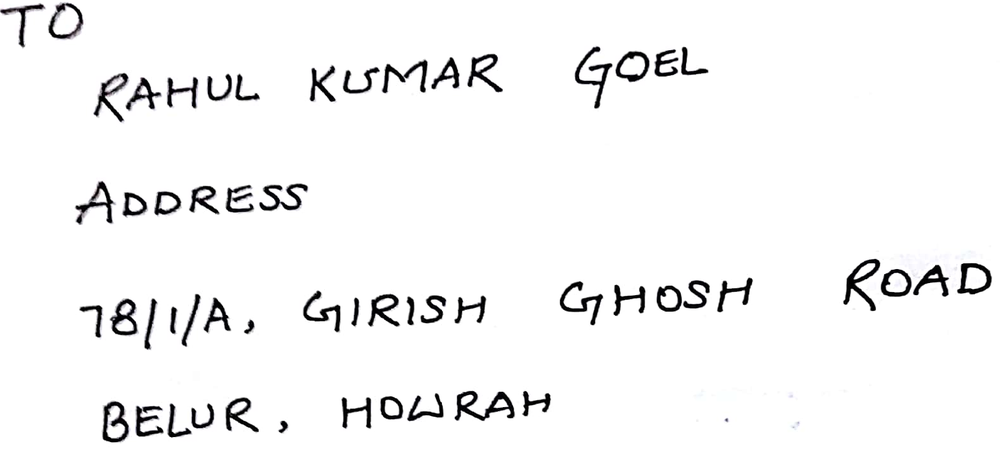
#> input picture test_data/cropped.png, 1000 x 451 px, shrunk from 1573 x 709 before the run
$ python ImageProcessing.py   (older library calls are emulated)
#> lines starting #> are read from the running program, lines starting #| are printed output that depends on the picture; after the words box and inside, x2 and y2 are one past the last pixel; in counts of white or black regions, pixels touching at a corner belong together
# -*- coding: utf-8 -*-
"""
Created on Fri Aug 03 18:56:05 2018

@author: Dell inspiron
"""

import os;
import cv2;
import matplotlib.pyplot as plt;
from matplotlib import path;
import statistics as st
import numpy as np

PATH="C:\\Users\\Dell inspiron\\Desktop\\CurrentWorkingDirectory\\OCR\\test_data"

os.chdir(PATH);
Image=cv2.imread('cropped.png');
#> Image is the input picture: shape (451, 1000, 3); mean B, G, R 245, 244.8, 244.9
I=Image.copy();
g=np.zeros(I.shape);
img = cv2.cvtColor(I,cv2.COLOR_BGR2GRAY)
blur = cv2.GaussianBlur(img,(11,11),0)
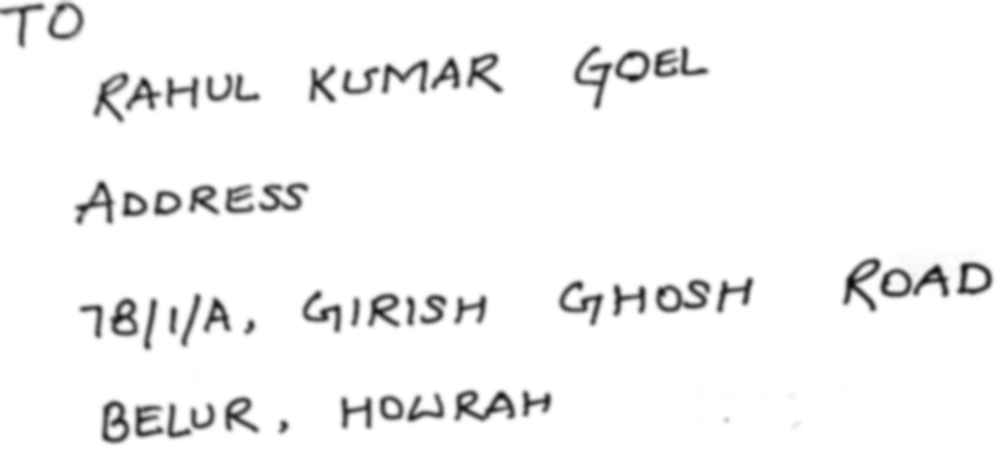
#> blur: shape (451, 1000); min 7, max 255, mean 244.9
th = cv2.adaptiveThreshold(blur,255,cv2.ADAPTIVE_THRESH_GAUSSIAN_C,cv2.THRESH_BINARY,11,2)
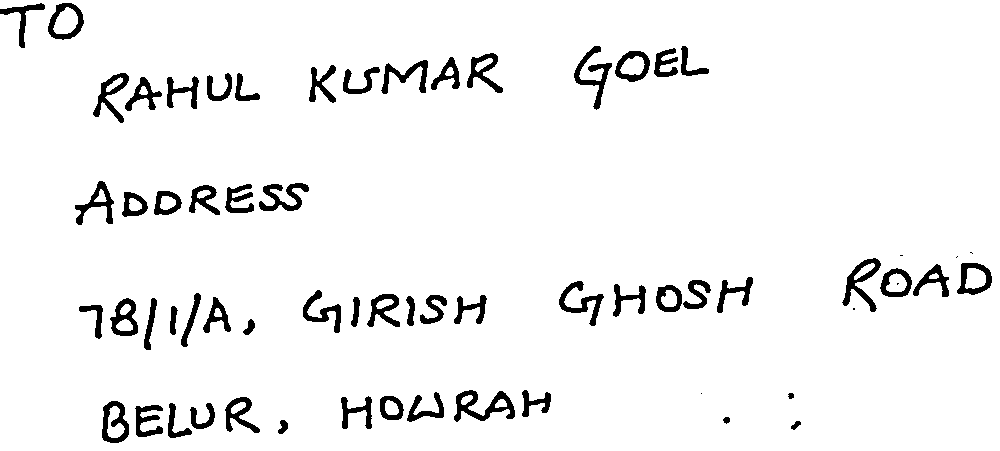
#> th: shape (451, 1000); 94.9% white; 64 black regions (6 under 20 px), largest, box (x1, y1, x2, y2) and area: (454, 390, 515, 422) 808, (842, 258, 881, 312) 688, (574, 46, 612, 110) 685
#plt.imshow(th, cmap=plt.cm.gray)
#plt.show();
img=cv2.bitwise_not(th, th)
#> img: shape (451, 1000); 5.1% white; 64 white regions (6 under 20 px)
#plt.imshow(img, cmap=plt.cm.gray)
#plt.show();

"""G_Image = cv2.cvtColor(Image,cv2.COLOR_BGR2GRAY)
I=Image.copy();
i=Image.copy();
p=PreprocessingEngine(Image)
img=p.getGrayImage();
img=p.reduceNoise();
img=p.eliminateBackground();
image, contours, hierarchy = cv2.findContours(img,cv2.RETR_EXTERNAL,cv2.CHAIN_APPROX_SIMPLE)

#Otsu Thresholding
blur = cv2.GaussianBlur(G_Image,(1,1),0)
ret,th = cv2.threshold(blur,0,255,cv2.THRESH_BINARY_INV+cv2.THRESH_OTSU)
"""
image, contours, hierarchy = cv2.findContours(img,cv2.RETR_EXTERNAL,cv2.CHAIN_APPROX_TC89_KCOS )
#> contours = 63 contours, 6 with area under 20; largest, box (x1, y1, x2, y2) and area: (48, 3, 84, 40) 972, (454, 390, 515, 422) 874, (102, 401, 129, 443) 868, (957, 263, 992, 295) 810, (615, 51, 650, 82) 790
#img = cv2.drawContours(Image, contours, -1, (0,255,0), 3)
count=0
a=list();
areas=list();
width=list();
height=list();
for contour in contours:
        areas.append(cv2.contourArea(contour))
#> this loop made 63 passes
#> contour on passes 12, 17, 39, 40, 41: [[701, 393]], [[854, 308]], [[956, 257]], [[900, 255], [902, 255]], [[970, 252], [972, 253]]
#> after the loop, areas = 63 values, max 971.5 at index 61, min 0 at index 11, mean 372.1

median=st.median(areas)
#> median = 347

def secSortKey(p):
        return p[0]
def sortKey(p):
        return p[1]

for contour in contours:
        # get rectangle bounding contour
        [x, y, w, h] = cv2.boundingRect(contour)
        if h*w>median:
                a.append(contour);
                cv2.rectangle(I, (x, y), (x + w, y + h), (255, 10, 0), 0)
#> this loop made 63 passes
#> (x, y, w, h) on passes 1 to 12: (791, 421, 10, 9), (279, 420, 9, 14), (723, 417, 6, 7), (135, 405, 28, 32), (190, 404, 25, 25), (168, 403, 24, 35), (102, 401, 27, 42), (225, 397, 35, 36), (380, 396, 24, 24), (341, 396, 31, 33), (788, 393, 6, 6), (701, 393, 1, 1)
#> (contour, x, y, w, h) on passes 40 to 41: ([[900, 255], [902, 255]], 900, 255, 3, 1), ([[970, 252], [972, 253]], 970, 252, 3, 2)
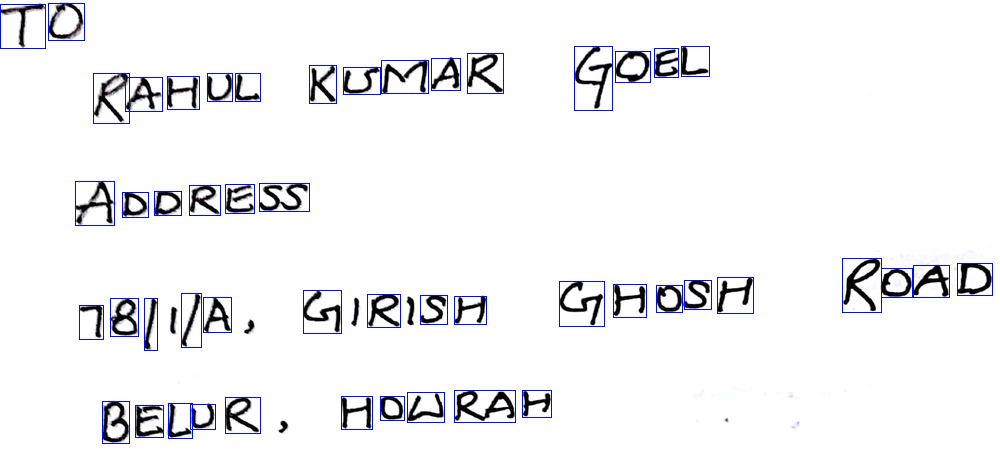
#> I: shape (451, 1000, 3); 1.48% of pixels changed, all inside (x1, y1, x2, y2) = (0, 3, 993, 444)
#> after the loop, a = 50 contours; largest, box (x1, y1, x2, y2) and area: (48, 3, 84, 40) 972, (454, 390, 515, 422) 874, (102, 401, 129, 443) 868, (957, 263, 992, 295) 810, (615, 51, 650, 82) 790

extracted_image=list();
temp=list();
for contour in a:
        [y,x,w,h]=cv2.boundingRect(contour)
        temp.append([x,y,w,h])
#> this loop made 50 passes
#> (y, x, w, h) on passes 1 to 12: (135, 405, 28, 32), (190, 404, 25, 25), (168, 403, 24, 35), (102, 401, 27, 42), (225, 397, 35, 36), (380, 396, 24, 24), (341, 396, 31, 33), (407, 392, 37, 30), (522, 390, 29, 27), (454, 390, 61, 32), (79, 305, 24, 34), (144, 298, 13, 52)
#> after the loop, temp = 50 items, first 6: [405, 135, 28, 32], [404, 190, 25, 25], [403, 168, 24, 35], [401, 102, 27, 42], [397, 225, 35, 36], [396, 380, 24, 24]

temp.sort(key=sortKey)
temp.sort(key=secSortKey)
for elem in temp:
        [x,y,w,h]=elem
        new_image=img[y:y+h, x:x+w]
        extracted_image.append(new_image)
#> this loop made 50 passes
#> (x, y, w, h) on passes 1 to 12: (3, 48, 36, 37), (4, 0, 45, 44), (46, 574, 38, 64), (46, 681, 28, 30), (48, 654, 24, 29), (51, 615, 35, 31), (53, 467, 36, 40), (58, 431, 29, 32), (60, 381, 47, 33), (65, 309, 27, 38), (67, 343, 37, 27), (73, 93, 36, 50)
#> pass 2, `new_image=img[y:y+h, x:x+w]`:
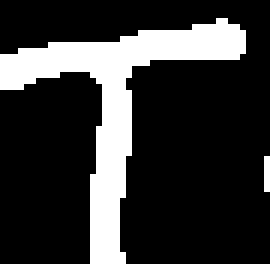
#> new_image: shape (44, 45) (shown 6 times larger); 20.5% white; 2 white regions (1 under 20 px), largest, box (x1, y1, x2, y2) and area: (0, 3, 41, 44) 399
#> after the loop, extracted_image = 50 items

"""new_temp=np.array(temp)
max_width=np.sum(new_temp[::, (0,2)], axis=1).max()
max_height=np.max(new_temp[::, 3])
nearest=max_height*1.4
temp.sort(key=lambda r: (int(nearest*round(float(r[1])/nearest))*max_width+r[0]))
"""
#cv2.imshow('Image', I);
#cv2.waitKey(1000)
#cv2.imwrite('ContourDetected.png', I)


os.chdir("C:\\Users\\Dell inspiron\\Desktop\\CurrentWorkingDirectory\\OCR\\results")

f=open('output.txt');
#> (reads results/output.txt from the repository)
ch=f.read();
i=0;
for e in temp:
        [x,y,w,h]=e
        if i<len(ch):
                cv2.putText(g, ch[i], (y,x+h), cv2.FONT_HERSHEY_SIMPLEX, 1, (255,255,255), 2, cv2.LINE_AA)
                i=i+2
#> this loop made 50 passes
#> (x, y, w, h, i) on passes 1 to 8: (3, 48, 36, 37, 2), (4, 0, 45, 44, 4), (46, 574, 38, 64, 6), (46, 681, 28, 30, 8), (48, 654, 24, 29, 10), (51, 615, 35, 31, 12), (53, 467, 36, 40, 14), (58, 431, 29, 32, 16)
#> e on passes 10 to 15: [65, 309, 27, 38], [67, 343, 37, 27], [73, 93, 36, 50], [73, 207, 25, 28], [73, 235, 25, 28], [76, 167, 32, 33]
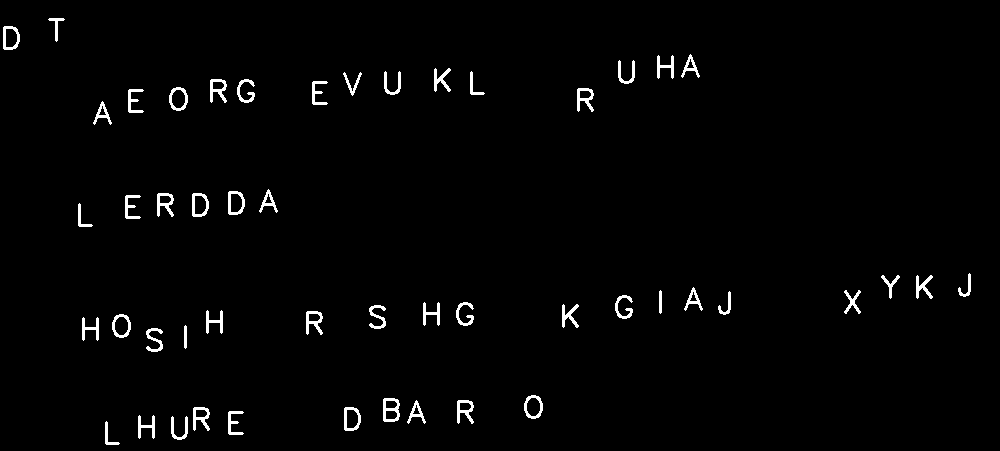
#> g: shape (451, 1000, 3) float64; 1.8% white; 50 white regions, largest, box (x1, y1, x2, y2) and area: (383, 398, 400, 422) 225, (210, 79, 227, 103) 201, (577, 88, 594, 112) 201

cv2.imshow('Image', g)
cv2.imwrite('PuttingBack.png', g)

"""def ProcessImage():
        os.chdir(PATH);
        Image=cv2.imread('cropped.png');
        I=Image.copy();
        img = cv2.cvtColor(I,cv2.COLOR_BGR2GRAY)
        blur = cv2.GaussianBlur(img,(11,11),0)
        th = cv2.adaptiveThreshold(blur,255,cv2.ADAPTIVE_THRESH_GAUSSIAN_C,cv2.THRESH_BINARY,11,2)
        img=cv2.bitwise_not(th, th)
        image, contours, hierarchy = cv2.findContours(img,cv2.RETR_EXTERNAL,cv2.CHAIN_APPROX_TC89_KCOS )
        count=0
        a=list();
        areas=list();
        width=list();
        height=list();
        extracted_image=list();
        for contour in contours:
                areas.append(cv2.contourArea(contour))
                median=st.median(areas)
                for contour in contours:
                        [x, y, w, h] = cv2.boundingRect(contour)
                        if h*w>median:
                                cv2.rectangle(I, (x, y), (x + w, y + h), (255, 10, 0), 0)
                                for contour in a:
                                        [x, y, w, h] = cv2.boundingRect(contour)
                                        new_image=img[y:y+h, x:x+w]
                                        extracted_image.append(new_image)
                                        print("Yahan AYA");
        return extracted_image

"""
"""class ProcessImage(object):
        def __init__(self):
                pass;
                #something
        def processImage(self):
                os.chdir(PATH);
                Image=cv2.imread('cropped.png');
                I=Image.copy();
                img = cv2.cvtColor(I,cv2.COLOR_BGR2GRAY)
                blur = cv2.GaussianBlur(img,(11,11),0)
                th = cv2.adaptiveThreshold(blur,255,cv2.ADAPTIVE_THRESH_GAUSSIAN_C,cv2.THRESH_BINARY,11,2)
                img=cv2.bitwise_not(th, th)
                image, contours, hierarchy = cv2.findContours(img,cv2.RETR_EXTERNAL,cv2.CHAIN_APPROX_TC89_KCOS )
                count=0
                a=list();
                areas=list();
                width=list();
                height=list();
                extracted_image=list();
                for contour in contours:
                        areas.append(cv2.contourArea(contour))
                        median=st.median(areas)
                        for contour in contours:
                                [x, y, w, h] = cv2.boundingRect(contour)
                                if h*w>median:
                                        cv2.rectangle(I, (x, y), (x + w, y + h), (255, 10, 0), 0)
                                        for contour in a:
                                                [x, y, w, h] = cv2.boundingRect(contour)
                                                new_image=img[y:y+h, x:x+w]
                                                extracted_image.append(new_image)
                                                print("Yahan AYA");
                return extracted_image

""""""G_Image = cv2.cvtColor(Image,cv2.COLOR_BGR2GRAY)
I=Image.copy();
i=Image.copy();
p=PreprocessingEngine(Image)
img=p.getGrayImage();
img=p.reduceNoise();
img=p.eliminateBackground();
image, contours, hierarchy = cv2.findContours(img,cv2.RETR_EXTERNAL,cv2.CHAIN_APPROX_SIMPLE)

#Otsu Thresholding
blur = cv2.GaussianBlur(G_Image,(1,1),0)
ret,th = cv2.threshold(blur,0,255,cv2.THRESH_BINARY_INV+cv2.THRESH_OTSU)
"""

#img = cv2.drawContours(Image, contours, -1, (0,255,0), 3)
